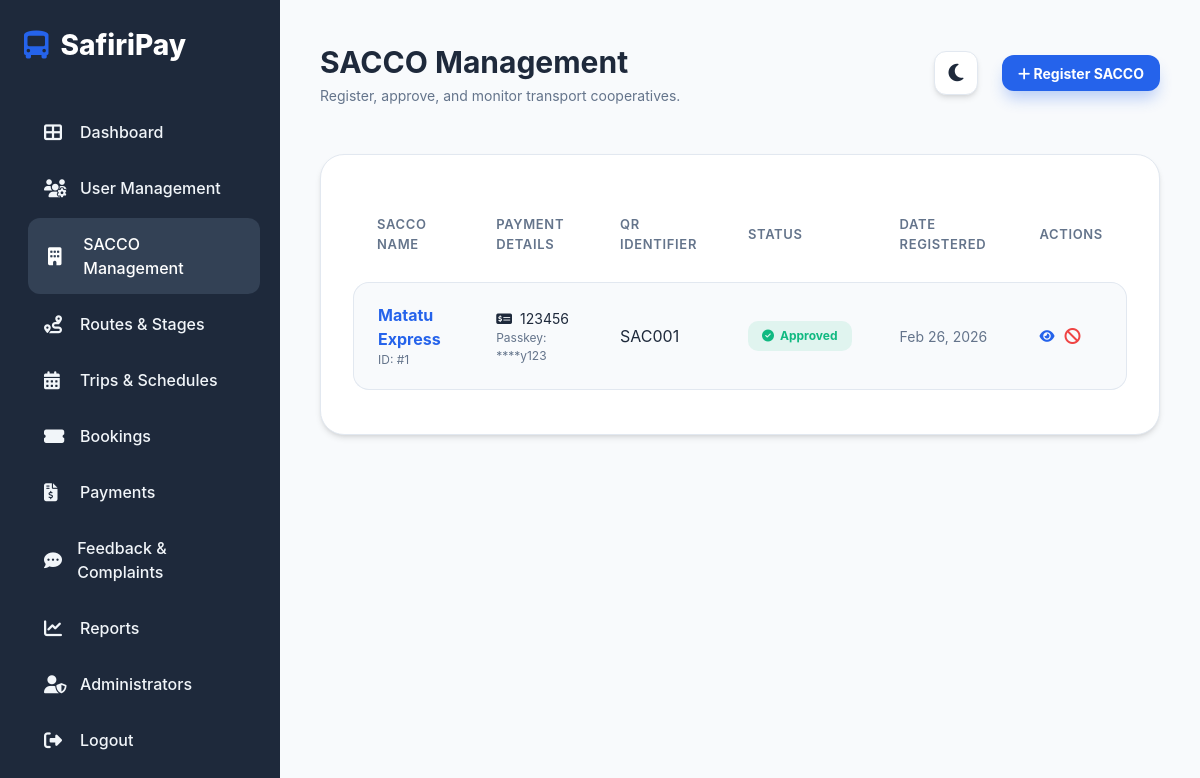
/adminveiw/manage_saccos.php (signed in), run on an earlier commit of the app's database.
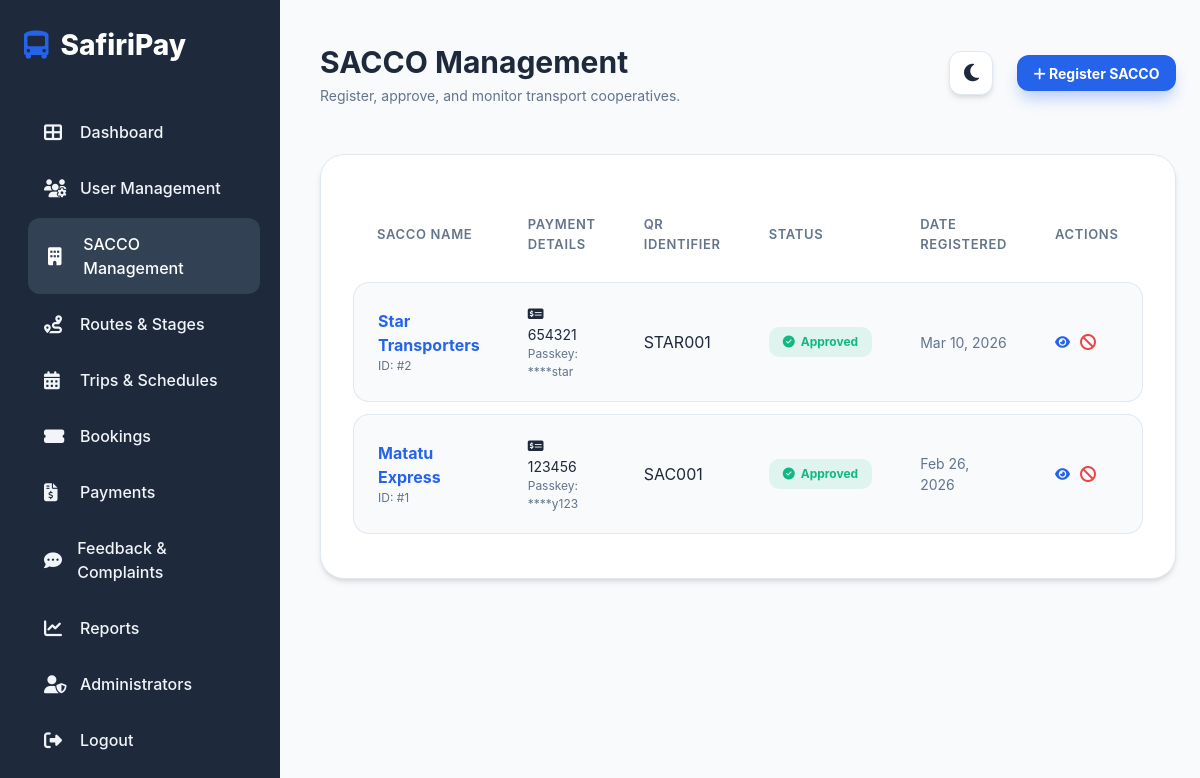
And on a later commit of the database.
### tables this page shows
CREATE TABLE `saccos` (
  `saccoid` int(11) NOT NULL,
  `sacconame` varchar(50) NOT NULL,
  `mpesashortcode` varchar(20) NOT NULL,
  `mpesapasskey` varchar(255) NOT NULL,
  `qr_identifier` varchar(100) NOT NULL,
  `status` tinyint(4) DEFAULT 1,
  `createdat` datetime DEFAULT current_timestamp()
);

### adminveiw/manage_saccos.php (the view, shortened to what the changed rows need)
<?php
include 'database.php';
$saccos = $conn->query("SELECT * FROM saccos ORDER BY createdat DESC");
?>
<!DOCTYPE html>
<html lang="en">
<head>
    <link rel="stylesheet" href="https://cdnjs.cloudflare.com/ajax/libs/font-awesome/6.4.0/css/all.min.css">
    <link rel="stylesheet" href="admin.css">
</head>
<body>
    <div class="dashboard-container">
        <main class="main-content">
            <header class="header">
                <div class="header-title">
                    <h1>SACCO Management</h1>
                </div>
            </header>
            <div class="data-card">
                <div class="table-responsive">
                    <table>
                        <thead>
                            <tr>
                                <th>SACCO Name</th>
                                <th>Payment Details</th>
                                <th>QR Identifier</th>
                                <th>Status</th>
                                <th>Date Registered</th>
                                <th>Actions</th>
                            </tr>
                        </thead>
                        <tbody>
                            <?php if ($saccos && $saccos->num_rows > 0): ?>
                                <?php while($row = $saccos->fetch_assoc()): ?>
                                    <tr>
                                        <td>
                                            <div style="font-weight: 700; color: var(--primary); font-size: 1rem;">
                                                <?php echo htmlspecialchars($row['sacconame']); ?>
                                            </div>
                                            <div style="font-size: 0.75rem; color: var(--text-muted);">ID: #<?php echo $row['saccoid']; ?></div>
                                        </td>
                                        <td>
                                            <div style="font-size: 0.875rem;"><i class="fas fa-money-check-alt" style="width: 20px;"></i> <?php echo htmlspecialchars($row['mpesashortcode']); ?></div>
                                            <div style="font-size: 0.75rem; color: var(--text-muted);">Passkey: ****<?php echo substr($row['mpesapasskey'], -4); ?></div>
                                        </td>
                                        <td>
                                            <code><?php echo htmlspecialchars($row['qr_identifier']); ?></code>
                                        </td>
                                        <td>
                                            <?php if ($row['status'] == 1): ?>
                                                <span class="status-badge status-active">
                                                    <i class="fas fa-check-circle"></i> Approved
                                                </span>
                                            <?php elseif ($row['status'] == 0): ?>
                                                <span class="status-badge status-deactivated">
                                                    <i class="fas fa-times-circle"></i> Deactivated
                                                </span>
                                            <?php else: ?>
                                                <span class="status-badge status-pending">
                                                    <i class="fas fa-clock"></i> Pending
                                                </span>
                                            <?php endif; ?>
                                        </td>
                                        <td style="color: var(--text-muted); font-size: 0.875rem;">
                                            <?php echo date('M d, Y', strtotime($row['createdat'])); ?>
                                        </td>
                                        <td>
                                            <div style="display: flex; gap: 10px;">
                                                <button title="View Details" style="background: none; border: none; color: var(--primary); cursor: pointer;"><i class="fas fa-eye"></i></button>
                                                <?php if($row['status'] == 1): ?>
                                                    <a href="manage_saccos.php?action=deactivate&id=<?php echo $row['saccoid']; ?>" title="Deactivate" style="color: var(--danger);"><i class="fas fa-ban"></i></a>
                                                <?php endif; ?>
                                            </div>
                                        </td>
                                    </tr>
                                <?php endwhile; ?>
                            <?php else: ?>
                                <tr>
                                    <td colspan="6" style="text-align:center;">No SACCOs found.</td>
                                </tr>
                            <?php endif; ?>
                        </tbody>
                    </table>
                </div>
            </div>
        </main>
    </div>
</body>
</html>

What changed in the data, as far as the page shows it:
added saccos: sacconame "Star Transporters", saccoid "2", mpesashortcode "654321", mpesapasskey "star", qr_identifier "STAR001", status 1 (drawn), createdat "Mar 10, 2026"
